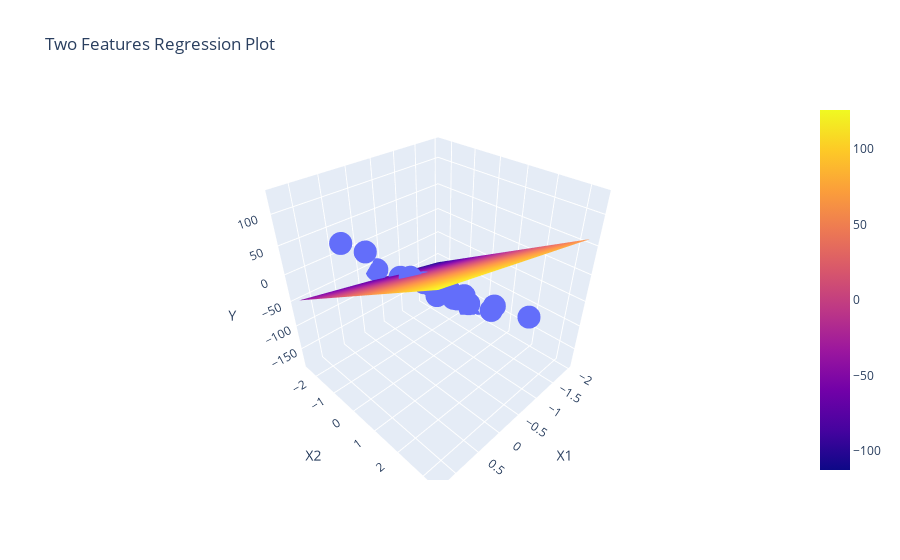

Here is the notebook cell this chart was saved with:
### Code cell
second_set.plot_container()

### Figure 1 — Plotly figure (JSON) as saved in the notebook; plotly's stock layout.template omitted (floating-point values rounded to 4 significant figures; data arrays with more than 128 entries replaced by an {"elided": "..."} marker saying what was removed)
{"data": [{"mode": "markers", "type": "scatter3d", "x": [-0.9121, -0.5474, -0.3795, 1.26, 1.086, -0.3467, -0.289, -0.3481, -1.974, -0.3292, -1.113, -1.074, -0.0983, -0.15, -0.5887, -1.191, -0.5923, -0.00642, -1.401, -0.4135], "y": [0.2868, 3.354, 0.1466, 0.2662, 0.7309, 0.6027, -0.01661, -2.442, -0.7398, 2.535, 1.401, 0.5399, -0.2294, 1.229, -1.765, -0.3132, 0.6453, 1.335, -1.489, 1.362], "z": [-76.86, -4.433, -28.67, 111.8, 103.5, -22.27, -23.07, -60.02, -182.0, 2.072, -79.53, -88.13, -9.521, 1.674, -69.91, -105.9, -44.32, 15.08, -142.2, -16.48]}, {"name": "model", "type": "surface", "x": {"elided": "100x100 float values"}, "y": {"elided": "100x100 float values"}, "z": {"elided": "100x100 float values"}}], "layout": {"hovermode": "closest", "scene": {"xaxis": {"title": {"text": "X1"}}, "yaxis": {"title": {"text": "X2"}}, "zaxis": {"title": {"text": "Y"}}}, "title": {"text": "Two Features Regression Plot"}}}
